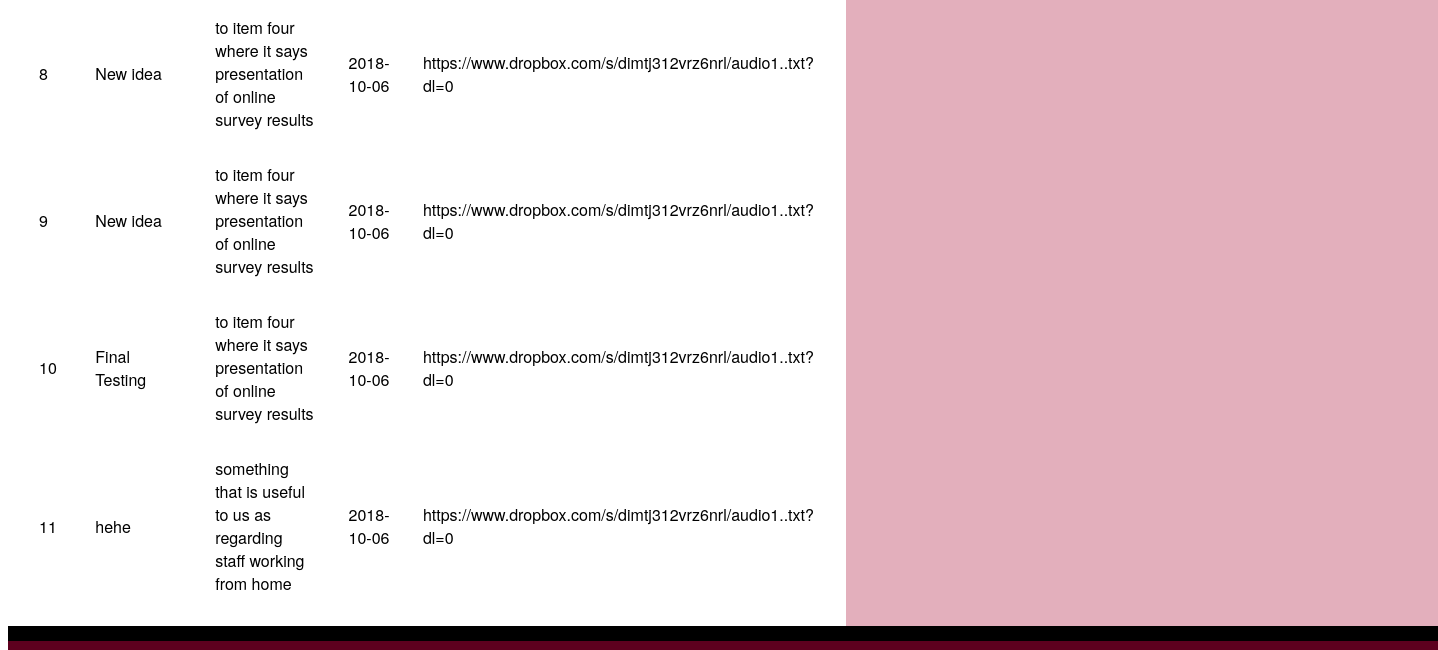
Before: /history (lower part) with the older database file.
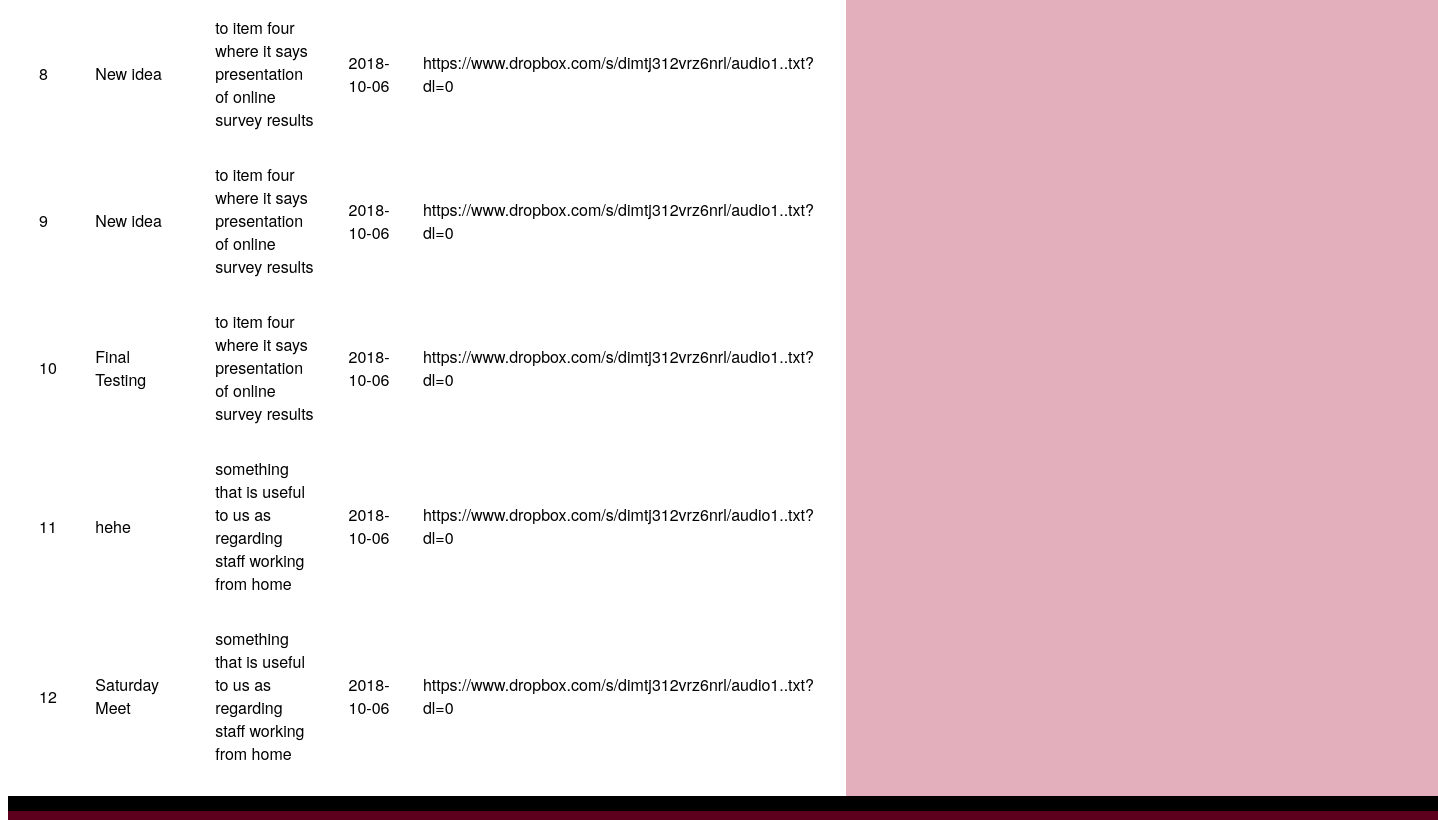
After: the same page with the newer database file.
### tables this page shows
CREATE TABLE `data` (
	`id`	INTEGER PRIMARY KEY AUTOINCREMENT UNIQUE,
	`title`	TEXT,
	`agenda`	TEXT,
	`date`	TEXT,
	`link`	TEXT
);

### app.py (the view)
@app.route('/history', methods=["GET", "POST"])
def history():
    with sqlite3.connect("app.db") as db:
        result = db.execute(f"SELECT * FROM data")
    data = []
    for row in result:
        data.append(row)
    return render_template('history.html', data=data)

### templates/history.html (shortened to what this page needs)
{% extends "layout.html" %}
{% block main %}
    <div id="canvas">
        <table style="width:100%; border: 0px solid #000000;color: #000000; border-spacing: 30px;margin-top: 10px; ">
            {% for row in data %}
            <tr style="border: 1px solid #000000; padding: 5px 4px;">
            {% for cell in row %}
            <td style="">{{ cell }}</td>
            {% endfor %}
            </tr>
            {% endfor %}
        </table>
    </div>
    <div id="controls">
    </div>
{% endblock %}

### templates/layout.html (shortened to what this page needs)
<!DOCTYPE html>
<html lang="en">
<head>
</head>
<body onload="generate(2, 300)">
    <div class="container">
        <div class="content">
                {% block main %}
                {% endblock %}
        </div>
        <div id="footer">
        </div>
    </div>
</body>
</html>

### templates/layout.html (style rules this page uses)
* { font-family: "Helvetica Neue", Helvetica, Arial, sans-serif; }
.container { position: absolute; width: 100%; height: 100%; display: grid; grid-gap: 15px; grid-template-rows: 1fr 8fr 1fr; grid-template-columns: auto; grid-template-areas: "navbar" "content" "footer"; background: black; }
.content { height: 100%; grid-area: content; display: grid; grid-template-columns: 3fr 2fr; grid-template-rows: auto; grid-template-areas: "canvas controls"; }
#footer { grid-area: footer; background: #5d001e; color: #e3afbc; }
.content #canvas { grid-area: canvas; background: white; }
.content #controls { grid-area: controls; background: #e3afbc; text-align: center; }

Changed rows visible on the page:
added data: row "12", title "Saturday Meet", agenda "something that is useful to us as regarding staff working from home", date "2018-10-06", link "https://www.dropbox.com/s/dimtj312vrz6nrl/audio1..txt?dl=0"
